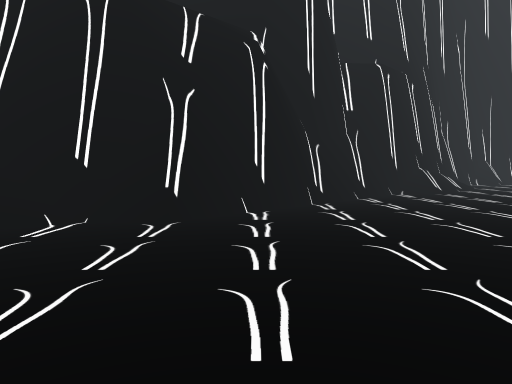
[1] (above)

24 first-person views from a walk through a Unity game level. The camera is 1.2 m above the floor, tilts 4° down and sees 70° across. The floor is counted in squares, 2 m on a side. Each view is taken from the middle of a square. On the plan, view 1 faces up. The plan holds only what a view shows up to about 10 squares ahead; the rest is blank. The place goes on beyond the plan. Some animated figures are not drawn.

[2]
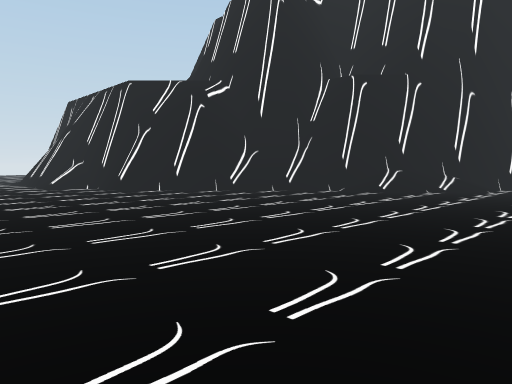

[3]
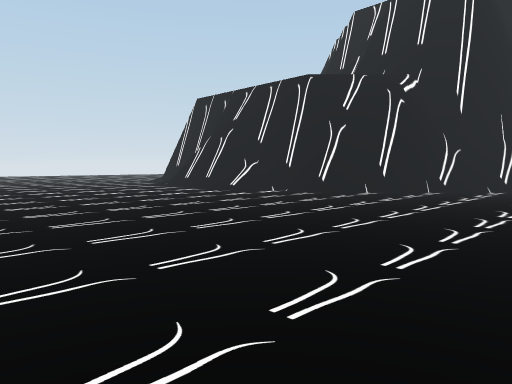

[4]
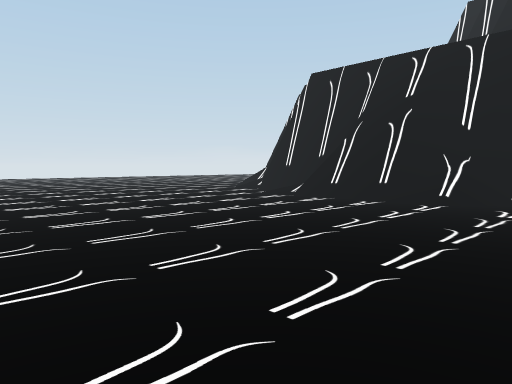

[5]
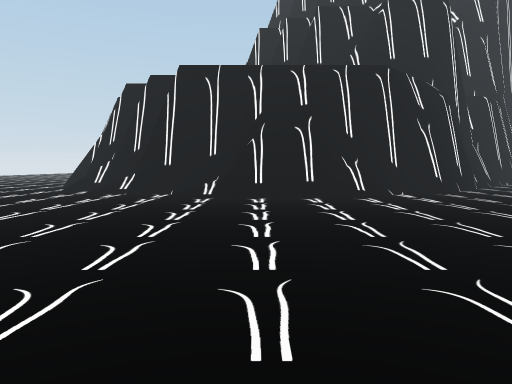

[6]
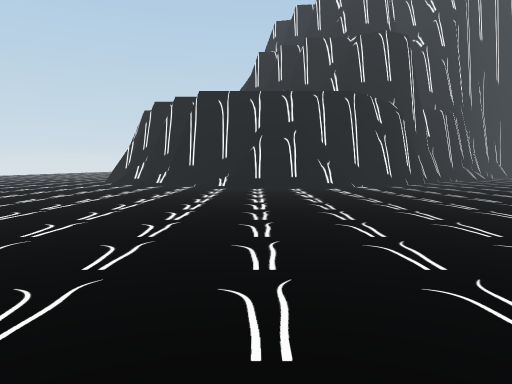

[7]
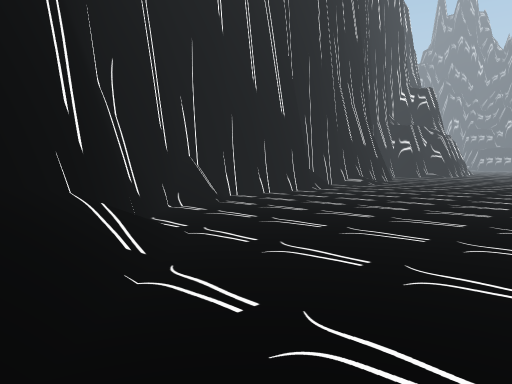

[8]
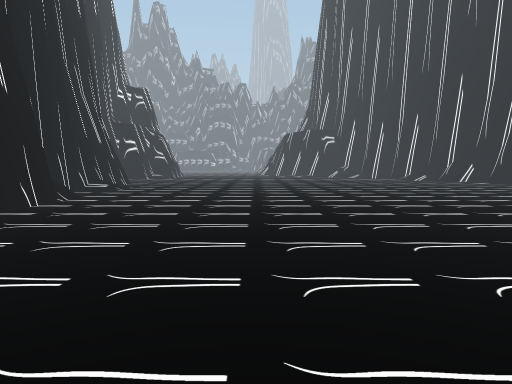

[9]
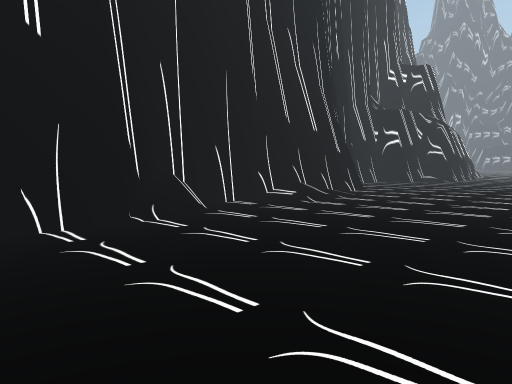

[10]
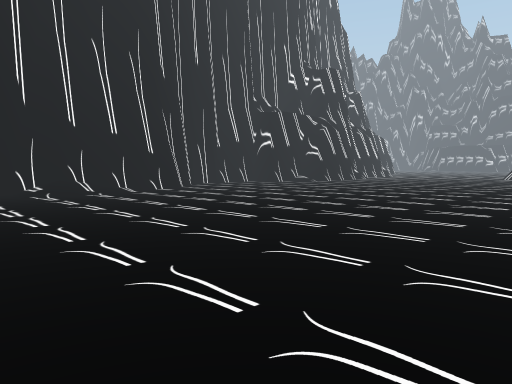

[11]
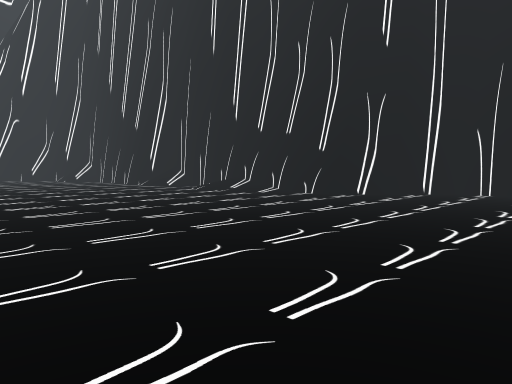

[12]
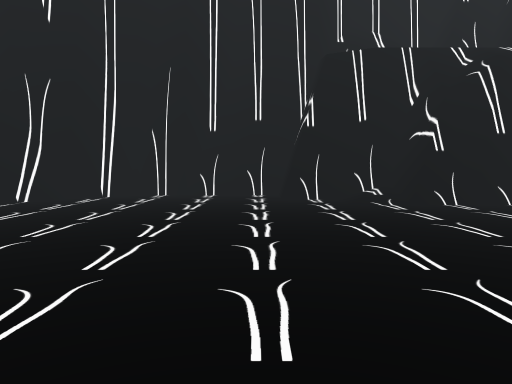

[13]
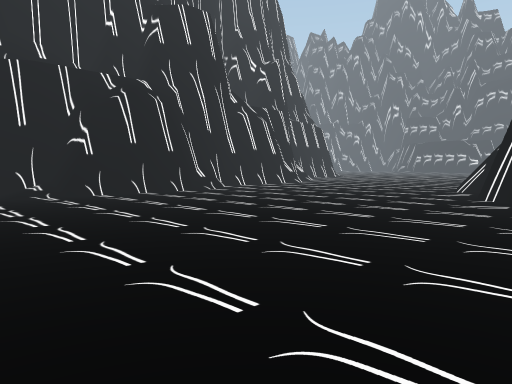

[14]
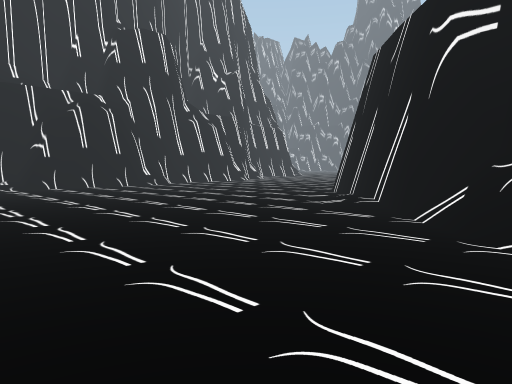

[15]
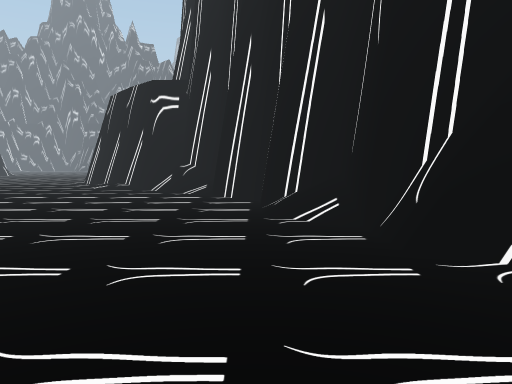

[16]
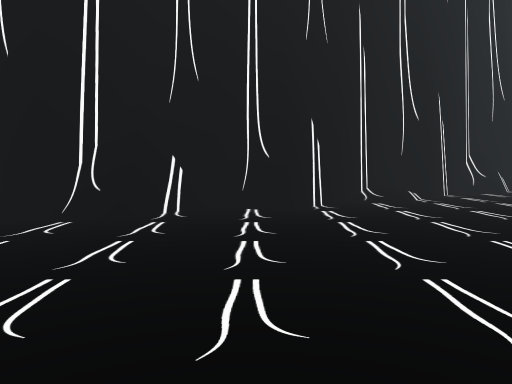

[17]
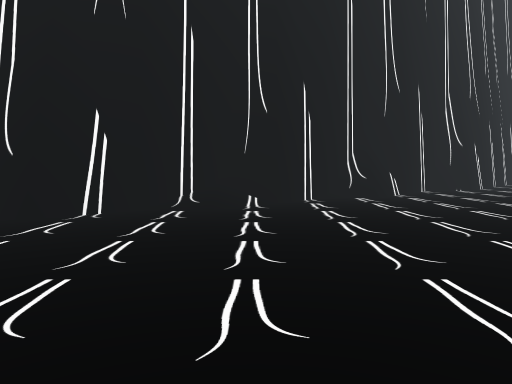

[18]
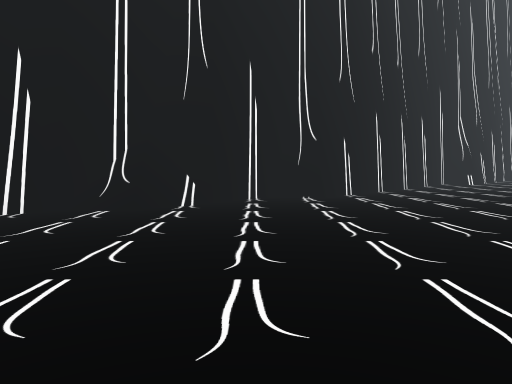

[19]
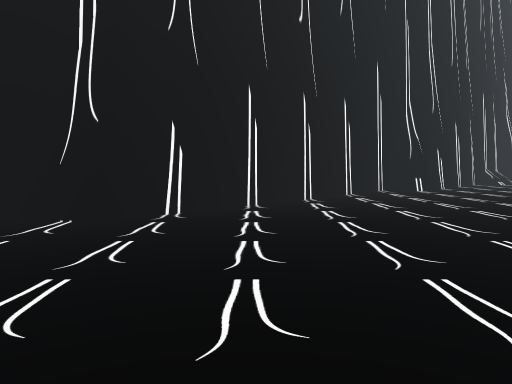

[20]
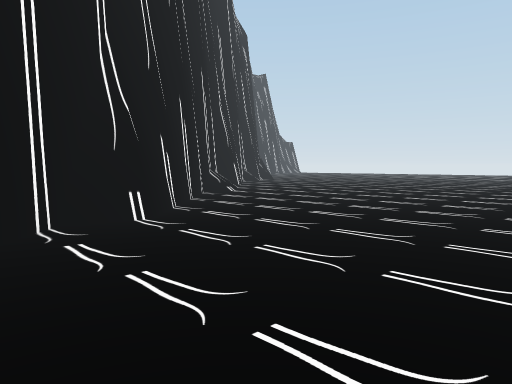

[21]
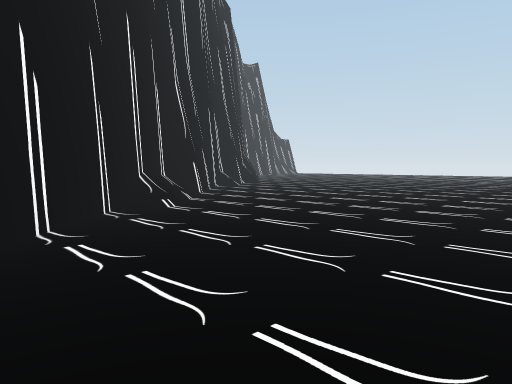

[22]
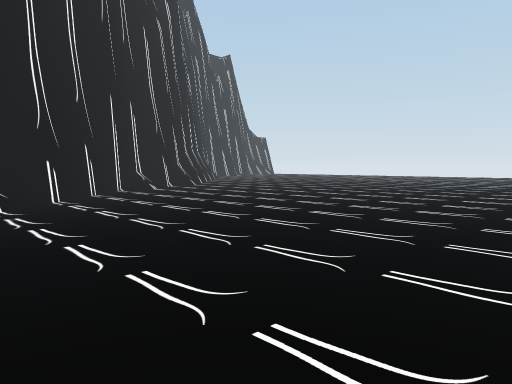

[23]
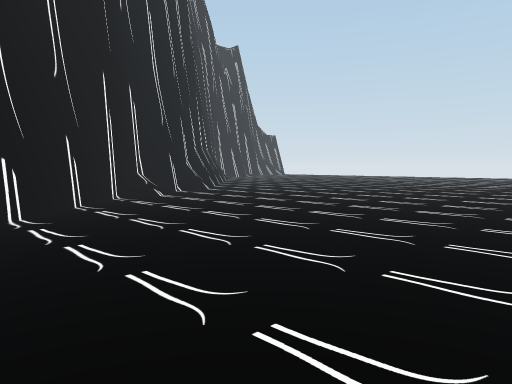

[24]
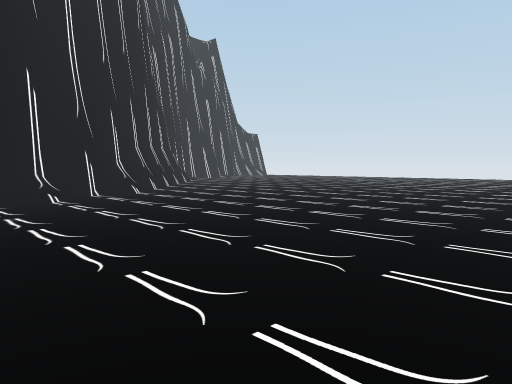

### Floor plan
Key: @ floor where view 1 was taken; # wall or solid block; . floor; / step, stairs or slope; = window, fence, low wall or low ledge.
Columns run from 9 left of view 1 to 32 right of it. Each row starts with its distance up from view 1.
 15                             ##...###
 14                      ########...../###/
 13                  #####..//..............
 12                ###.......................
 11               ##..........................
 10              ##...........................
  9             ##/...........................
  8            ##/........................../#
  7           ##........................../#
  6 ##       ##...... .................../##
  5 /##     ##.......  .......  .  ......##
  4 ./#######........    ..... .........##
  3 ...=##=...........    .............##
  2 ..................   . ..........###
  1 .................   ..........####
  0 .........@........ .........###
 -1 ..............    .........##
 -2 .............    ........###
 -3  ........ ....  .......###
 -4   .....         ......##
 -5   .....        .....###
 -6    ...       ......##
 -7     .   ..........##
 -8      ............##
 -9   ..............##
-10 ..............###
-11 .............##
-12 ............##
-13 ........../##
-14 ........./##
-15 ........###
-16 .......##
-17 ...../##
-18  ../###

Positions as (right, up) in squares from view 1, and headings:
1: (0, 0), facing up
2: (8, 0), facing up-left
3: (4, -3), facing up-left
4: (-1, -3), facing up-left
5: (-5, -4), facing up
6: (-5, -7), facing up
7: (4, 7), facing up-right
8: (5, 9), facing right
9: (10, 9), facing up-right
10: (13, 5), facing up-right
11: (23, 7), facing up-left
12: (23, 8), facing up
13: (23, 6), facing up-right
14: (23, 3), facing up-right
15: (18, 2), facing right
16: (19, 5), facing down
17: (16, 4), facing down
18: (12, 2), facing down
19: (9, -1), facing down
20: (7, -6), facing down-left
21: (4, -8), facing down-left
22: (1, -8), facing down-left
23: (0, -10), facing down-left
24: (-2, -10), facing down-left
